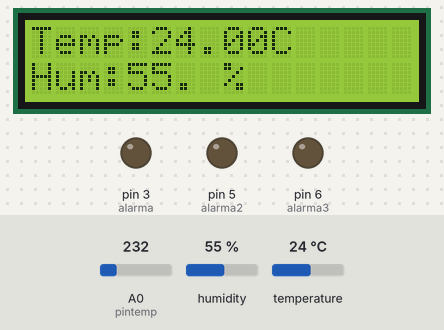
Recording of a sketch running on a simulated Arduino Uno, built with avr-gcc and run on an emulated ATmega328P. Parts: 16×2 character LCD, output pins drawn as LEDs (lit = HIGH). Inputs (shaded band) come from the test bench; at power-on: temperature 24 °C, humidity 55 %, A0 (pintemp) = 232.

Above: at 2.6 s.
2.7 s: temperature set to 37 °C
At 8.1 s:
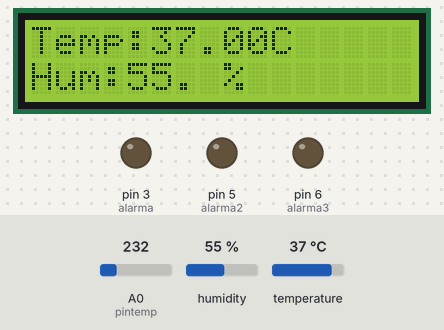
9.1 s: temperature set to 40 °C
At 12.9 s:
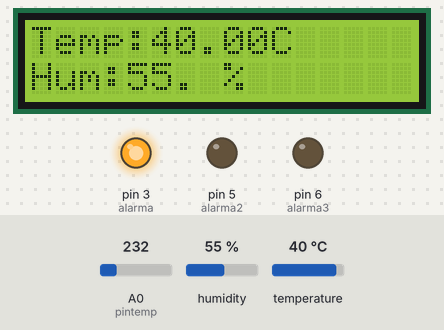
15.5 s: temperature set to 42 °C
At 17.0 s:
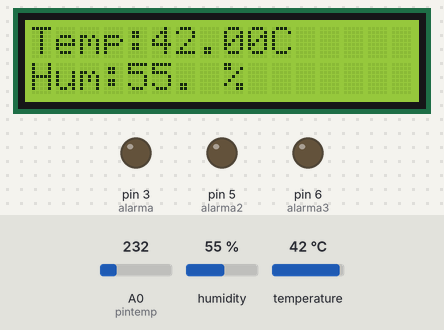
21.9 s: temperature set to 44 °C
At 27.5 s:
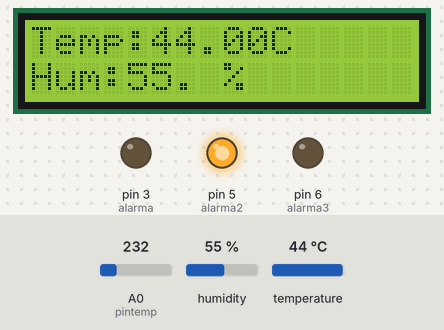
28.7 s: humidity set to 22 %
At 30.8 s:
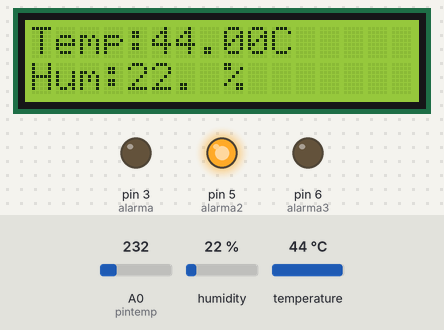
Timing chart, 0 to 32.3 s (numbered marks = the images above; inputs shaded):
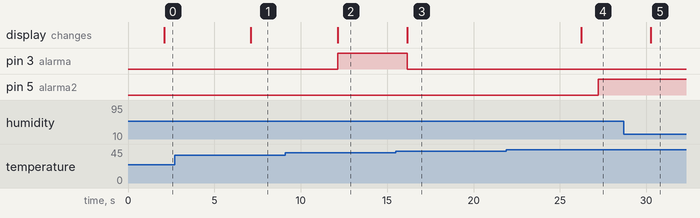

The sketch:

Incubadora_Bacteriologica.ino
```cpp
#include <DHT.h>
#include <LiquidCrystal.h>
LiquidCrystal lcd(7, 8,9 ,10 ,12, 13); //(RS, E, D4,D5, D6, D7)
int pintemp=A0;
int alarma2=5;
int alarma3=6;
int alarma =3;
int tempC;
int temp1=38;
int temp3=52;
int temp2=42;
int motor1=11;

#define DHTPIN 2
#define DHTTYPE DHT11
DHT dht(DHTPIN, DHTTYPE);
void setup(){
Serial.begin(9600);
lcd.begin(16,2);
analogReference(INTERNAL);
pinMode(alarma,OUTPUT);
pinMode(alarma2,OUTPUT);
pinMode(alarma3,OUTPUT);
dht.begin();
}
void loop(){
  delay(2000);
tempC = analogRead(pintemp);
tempC = (1.1 * tempC * 100.0)/1024.0;
float humedad = dht.readHumidity(); //Se lee la humedad
float temp = dht.readTemperature(); //Se lee la temperatura
//temperatura
lcd.setCursor(0,0);
lcd.print("Temp:   ");
lcd.setCursor(5,0);
lcd.print(temp);
lcd.setCursor(10,0);
lcd.print("C");
//humedad
lcd.setCursor(0,1);
lcd.print("Hum: ");
lcd.setCursor(4,1);
lcd.print(humedad);
lcd.setCursor(7,1);
lcd.print(" %");
//alarma
 if (temp >= 39 & temp <= 40){

     digitalWrite(3, HIGH);

 }
  else{
    digitalWrite(3,LOW);
    delay(1000);}

 if (temp >= 43 & temp <= 44){
     digitalWrite(5, HIGH);

 }
  else{
    digitalWrite(5,LOW);
    delay(1000);}

   if (temp >= 51 & temp <= 53 ){
     digitalWrite(6, HIGH);

 }
  else{
    digitalWrite(6,LOW);
    delay(1000);}

}
```

Measured:
- the behaviour switches between 38 and 39 °C on temperature (found by bisection; images 1 and 2)
- the behaviour switches between 40 and 41 °C on temperature (found by bisection; images 2 and 3)
- the behaviour switches between 42 and 43 °C on temperature (found by bisection; images 3 and 4)
- after the input at 2.7 s, the display: changes after 4.4 s (image 1)
- after the input at 9.1 s, pin 3 (alarma): LOW → HIGH after 3.0 s; the display: changes after 3.0 s (image 2)
- after the input at 15.5 s, pin 3 (alarma): HIGH → LOW after 0.68 s; the display: changes after 0.68 s (image 3)
- after the input at 21.9 s, pin 5 (alarma2): LOW → HIGH after 5.3 s; the display: changes after 4.3 s (image 4)
- after the input at 28.7 s, the display: changes after 1.6 s (image 5)
